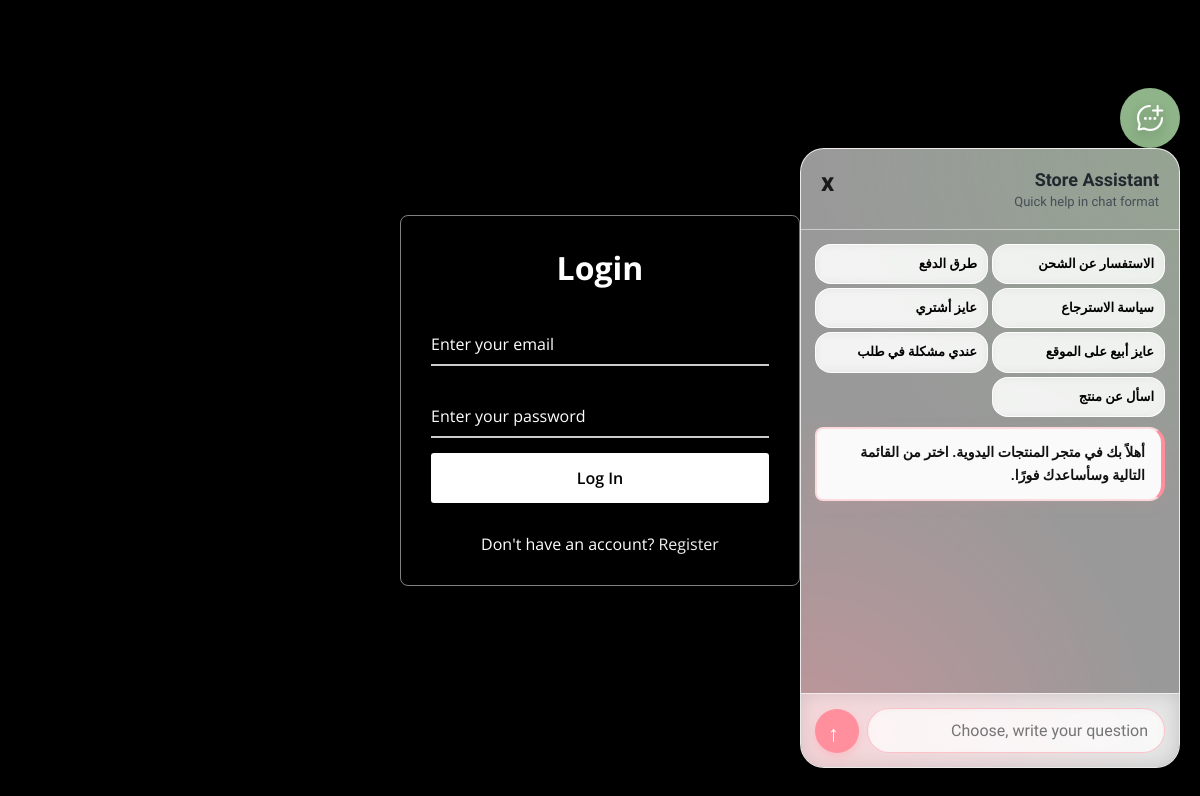
The page /login.php on the database its author committed.
### tables this page shows
CREATE TABLE IF NOT EXISTS chatbot_options (
    id INT AUTO_INCREMENT PRIMARY KEY,
    option_key VARCHAR(100) NOT NULL UNIQUE,
    option_label VARCHAR(255) NOT NULL,
    option_response TEXT NOT NULL,
    sort_order INT NOT NULL DEFAULT 0,
    is_active TINYINT(1) NOT NULL DEFAULT 1
);

CREATE TABLE IF NOT EXISTS chatbot_settings (
    id INT AUTO_INCREMENT PRIMARY KEY,
    setting_key VARCHAR(100) NOT NULL UNIQUE,
    setting_value TEXT NOT NULL
);

### chatbot_bootstrap.php (called while the page is built, shortened)
<?php
function chatbot_get_settings(mysqli $conn): array
{
    $settings = [];
    $result = $conn->query("SELECT setting_key, setting_value FROM chatbot_settings");
    if ($result) {
        while ($row = $result->fetch_assoc()) {
            $settings[$row['setting_key']] = $row['setting_value'];
        }
    }
    return $settings;
}
function chatbot_get_options(mysqli $conn, bool $active_only = true): array
{
    $options = [];
    $sql = "SELECT id, option_key, option_label, option_response, sort_order, is_active
            FROM chatbot_options";
    if ($active_only) {
        $sql .= " WHERE is_active = 1";
    }
    $sql .= " ORDER BY sort_order ASC, id ASC";
    $result = $conn->query($sql);
    if ($result) {
        while ($row = $result->fetch_assoc()) {
            $options[] = $row;
        }
    }
    return $options;
}

### chatbot_widget.php (the view, shortened to what this page needs)
<?php
require_once __DIR__ . '/chatbot_bootstrap.php';
$chatbot_settings = chatbot_get_settings($conn);
$chatbot_options = chatbot_get_options($conn, true);
$chatbot_config_endpoint = 'chatbot_config.php';
$chatbot_issue_endpoint = 'chatbot_submit_issue.php';
$chatbot_message_endpoint = 'chatbot_message.php';
$chatbot_product_search_endpoint = 'chatbot_product_search.php';
$chatbot_css_version = file_exists(__DIR__ . '/css/chatbot.css') ? (string) filemtime(__DIR__ . '/css/chatbot.css') : '1';
?>
<link rel="stylesheet" href="css/chatbot.css?v=<?php echo urlencode($chatbot_css_version); ?>">
<div
    class="chatbot-widget"
    dir="rtl"
    data-chatbot-widget
    data-config-url="<?php echo htmlspecialchars($chatbot_config_endpoint, ENT_QUOTES, 'UTF-8'); ?>"
    data-issue-url="<?php echo htmlspecialchars($chatbot_issue_endpoint, ENT_QUOTES, 'UTF-8'); ?>"
    data-message-url="<?php echo htmlspecialchars($chatbot_message_endpoint, ENT_QUOTES, 'UTF-8'); ?>"
    data-product-search-url="<?php echo htmlspecialchars($chatbot_product_search_endpoint, ENT_QUOTES, 'UTF-8'); ?>"
    data-welcome-message="<?php echo htmlspecialchars($chatbot_settings['welcome_message'] ?? 'Welcome. Choose a topic to start.', ENT_QUOTES, 'UTF-8'); ?>"
>
    <button type="button" class="chatbot-toggle" data-chatbot-toggle aria-expanded="false" aria-controls="chatbot-panel">
       <img src="img/chat-icon.svg" alt="chat">
    </button>
    <section class="chatbot-panel" id="chatbot-panel" data-chatbot-panel hidden>
        <header class="chatbot-header">
            <div>
                <h2 class="chatbot-title">Store Assistant</h2>
                <p class="chatbot-subtitle">Quick help in chat format</p>
            </div>
            <button type="button" class="chatbot-close" data-chatbot-close aria-label="Close">x</button>
        </header>
        <div class="chatbot-body">
            <div class="chatbot-content" data-chatbot-content>
                <div class="chatbot-home" data-chatbot-home>
                    <div class="chatbot-options" data-chatbot-options>
                        <?php foreach ($chatbot_options as $chatbot_option): ?>
                            <button
                                type="button"
                                class="chatbot-option"
                                data-option-key="<?php echo htmlspecialchars($chatbot_option['option_key'], ENT_QUOTES, 'UTF-8'); ?>"
                                data-option-label="<?php echo htmlspecialchars($chatbot_option['option_label'], ENT_QUOTES, 'UTF-8'); ?>"
                                data-option-response="<?php echo htmlspecialchars($chatbot_option['option_response'], ENT_QUOTES, 'UTF-8'); ?>"
                            >
                                <?php echo htmlspecialchars($chatbot_option['option_label'], ENT_QUOTES, 'UTF-8'); ?>
                            </button>
                        <?php endforeach; ?>
                    </div>
                    <div class="chatbot-messages chatbot-welcome-messages" data-chatbot-welcome-messages>
                        <div class="chatbot-bubble chatbot-bubble-system" data-chatbot-status><?php echo htmlspecialchars($chatbot_settings['welcome_message'] ?? 'Welcome. Choose a topic to start.', ENT_QUOTES, 'UTF-8'); ?></div>
                    </div>
                </div>
            </div>
            <div class="chatbot-footer">
                <form class="chatbot-chat-form" data-chatbot-chat-form>
                    <div class="chatbot-inline-form">
                        <input
                            type="text"
                            id="chatbot-message"
                            name="message"
                            class="chatbot-input chatbot-inline-input"
                            placeholder="Choose, write your question"
                            autocomplete="off"
                        >
                        <button type="submit" class="chatbot-send-button" aria-label="Send">↑</button>
                    </div>
                </form>
            </div>
        </div>
    </section>
</div>

### login.php (shortened to what this page needs)
<?php
require 'db_connect.php';
?>
<!DOCTYPE html>
<html>
<head>
  <link rel="stylesheet" href="css/style.css">
</head>
<body>
  <div class="wrapper">
    <form name="loginForm" action="login.php" method="POST" onsubmit="return validateLoginForm();">
      <h2>Login</h2>
      <div class="input-field">
        <input type="text" name="email" required>
        <label>Enter your email</label>
      </div>
      <div class="input-field">
        <input type="password" name="password" required>
        <label>Enter your password</label>
      </div>
      <button type="submit">Log In</button>
      <div class="register">
        <p>Don't have an account? <a href="register.php">Register</a></p>
      </div>
    </form>
  </div>
  <?php include 'chatbot_widget.php'; ?>
</body>
</html>

### css/style.css (style rules this page uses)
* { margin: 0; padding: 0; box-sizing: border-box; font-family: "Open Sans", sans-serif; }
body { display: flex; align-items: center; justify-content: center; min-height: 100vh; width: 100%; padding: 0 10px; }
body::before { content: ""; position: absolute; width: 100%; height: 100%; background: #000 url("../img/login_background.jpg") no-repeat center center; background-size: cover }
.wrapper { width: 400px; border-radius: 8px; padding: 30px; text-align: center; border: 1px solid rgba(255, 255, 255, 0.5); backdrop-filter: blur(8px); -webkit-backdrop-filter: blur(8px); }
form { display: flex; flex-direction: column; }
h2 { font-size: 2rem; margin-bottom: 20px; color: #fff; }
.input-field { position: relative; border-bottom: 2px solid #ccc; margin: 15px 0; }
.input-field label { position: absolute; top: 50%; left: 0; transform: translateY(-50%); color: #fff; font-size: 16px; pointer-events: none; transition: 0.15s ease; }
.input-field input { width: 100%; height: 40px; background: transparent; border: none; outline: none; font-size: 16px; color: #fff; }
.wrapper a { color: #efefef; text-decoration: none; }
button { background: #fff; color: #000; font-weight: 600; border: none; padding: 12px 20px; cursor: pointer; border-radius: 3px; font-size: 16px; border: 2px solid transparent; transition: 0.3s ease; }
.register { text-align: center; margin-top: 30px; color: #fff; }

### rows shown on the page
chatbot_options: option_label "الاستفسار عن الشحن"
chatbot_options: option_label "طرق الدفع"
chatbot_options: option_label "سياسة الاسترجاع"
chatbot_options: option_label "عايز أشتري"
chatbot_options: option_label "عايز أبيع على الموقع"
chatbot_options: option_label "عندي مشكلة في طلب"
chatbot_options: option_label "اسأل عن منتج"
chatbot_settings: setting_key "أهلاً بك في متجر المنتجات اليدوية. اختر من القائمة التالية وسأساعدك فورًا."
